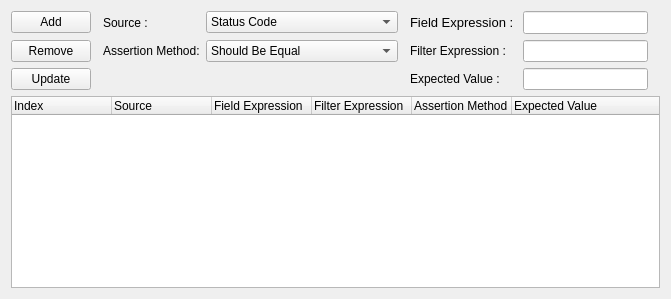
              <widget class="QWidget" name="tab_40">
               <attribute name="title">
                <string>Assertion</string>
               </attribute>
               <layout class="QHBoxLayout" name="horizontalLayout_12">
                <item>
                 <layout class="QGridLayout" name="gridLayout_23">
                  <item row="3" column="0" colspan="9">
                   <widget class="QTreeWidget" name="table_tc_assertion_rule">
                    <column>
                     <property name="text">
                      <string>Index</string>
                     </property>
                    </column>
                    <column>
                     <property name="text">
                      <string>Source</string>
                     </property>
                    </column>
                    <column>
                     <property name="text">
                      <string>Field Expression</string>
                     </property>
                    </column>
                    <column>
                     <property name="text">
                      <string>Filter Expression</string>
                     </property>
                    </column>
                    <column>
                     <property name="text">
                      <string>Assertion Method</string>
                     </property>
                    </column>
                    <column>
                     <property name="text">
                      <string>Expected Value</string>
                     </property>
                    </column>
                   </widget>
                  </item>
                  <item row="1" column="6">
                   <widget class="QLineEdit" name="textbox_tc_assertion_rule_expression"/>
                  </item>
                  <item row="2" column="6">
                   <widget class="QLineEdit" name="textbox_tc_assertion_rule_expected_value"/>
                  </item>
                  <item row="0" column="0">
                   <widget class="QPushButton" name="btn_tc_add_assertion_rule">
                    <property name="text">
                     <string>Add</string>
                    </property>
                   </widget>
                  </item>
                  <item row="1" column="0">
                   <widget class="QPushButton" name="btn_tc_remove_assertion_rule">
                    <property name="text">
                     <string>Remove</string>
                    </property>
                   </widget>
                  </item>
                  <item row="2" column="0">
                   <widget class="QPushButton" name="btn_tc_update_assertion_rule">
                    <property name="text">
                     <string>Update</string>
                    </property>
                   </widget>
                  </item>
                  <item row="2" column="5">
                   <widget class="QLabel" name="label_10">
                    <property name="text">
                     <string>Expected Value : </string>
                    </property>
                   </widget>
                  </item>
                  <item row="1" column="5">
                   <widget class="QLabel" name="label_11">
                    <property name="text">
                     <string>Filter Expression : </string>
                    </property>
                   </widget>
                  </item>
                  <item row="0" column="5">
                   <widget class="QLabel" name="label_16">
                    <property name="font">
                     <font>
                      <family>Segoe UI</family>
                      <pointsize>10</pointsize>
                     </font>
                    </property>
                    <property name="text">
                     <string>Field Expression : </string>
                    </property>
                   </widget>
                  </item>
                  <item row="0" column="6">
                   <widget class="QLineEdit" name="textbox_tc_assertion_rule_field_expression">
                    <property name="font">
                     <font>
                      <family>Segoe UI</family>
                      <pointsize>10</pointsize>
                     </font>
                    </property>
                   </widget>
                  </item>
                  <item row="0" column="2">
                   <widget class="QLabel" name="label_assertion_type_4">
                    <property name="text">
                     <string>Source :</string>
                    </property>
                   </widget>
                  </item>
                  <item row="0" column="3">
                   <widget class="QComboBox" name="comboBox_tc_assertion_source">
                    <item>
                     <property name="text">
                      <string>Status Code</string>
                     </property>
                    </item>
                    <item>
                     <property name="text">
                      <string>Body</string>
                     </property>
                    </item>
                    <item>
                     <property name="text">
                      <string>Header</string>
                     </property>
                    </item>
                   </widget>
                  </item>
                  <item row="1" column="2">
                   <widget class="QLabel" name="label_assertion_type_6">
                    <property name="text">
                     <string>Assertion Method:</string>
                    </property>
                   </widget>
                  </item>
                  <item row="1" column="3">
                   <widget class="QComboBox" name="comboBox_tc_assertion_method">
                    <property name="maximumSize">
                     <size>
                      <width>16777215</width>
                      <height>16777215</height>
                     </size>
                    </property>
                    <item>
                     <property name="text">
                      <string>Should Be Equal</string>
                     </property>
                    </item>
                    <item>
                     <property name="text">
                      <string>Should Be True</string>
                     </property>
                    </item>
                    <item>
                     <property name="text">
                      <string>Should Be Contain</string>
                     </property>
                    </item>
                    <item>
                     <property name="text">
                      <string>Should Not Contain</string>
                     </property>
                    </item>
                    <item>
                     <property name="text">
                      <string>Should Be Empty</string>
                     </property>
                    </item>
                    <item>
                     <property name="text">
                      <string>Should Not Be Empty</string>
                     </property>
                    </item>
                    <item>
                     <property name="text">
                      <string>Should Not Be True</string>
                     </property>
                    </item>
                    <item>
                     <property name="text">
                      <string>Should Be Equal</string>
                     </property>
                    </item>
                    <item>
                     <property name="text">
                      <string>Should Be Equal As Integers</string>
                     </property>
                    </item>
                    <item>
                     <property name="text">
                      <string>Should Be Equal As Numbers</string>
                     </property>
                    </item>
                    <item>
                     <property name="text">
                      <string>Should Be Equal As Strings</string>
                     </property>
                    </item>
                   </widget>
                  </item>
                 </layout>
                </item>
               </layout>
              </widget>
